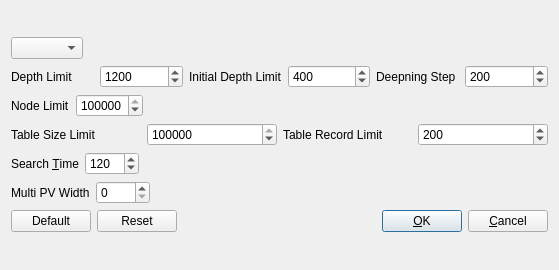
<ui version="4.0" >
 <class>SearchDialog</class>
 <widget class="QDialog" name="SearchDialog" >
  <property name="geometry" >
   <rect>
    <x>0</x>
    <y>0</y>
    <width>559</width>
    <height>270</height>
   </rect>
  </property>
  <property name="windowTitle" >
   <string>Search</string>
  </property>
  <layout class="QVBoxLayout" >
   <item>
    <layout class="QVBoxLayout" >
     <item>
      <layout class="QHBoxLayout" >
       <item>
        <widget class="QComboBox" name="searchPlayerComboBox" >
         <property name="currentIndex" >
          <number>-1</number>
         </property>
        </widget>
       </item>
       <item>
        <spacer name="spacer4" >
         <property name="orientation" >
          <enum>Qt::Horizontal</enum>
         </property>
         <property name="sizeType" >
          <enum>QSizePolicy::Expanding</enum>
         </property>
         <property name="sizeHint" stdset="0" >
          <size>
           <width>442</width>
           <height>20</height>
          </size>
         </property>
        </spacer>
       </item>
      </layout>
     </item>
     <item>
      <layout class="QHBoxLayout" >
       <item>
        <widget class="QLabel" name="textLabel1" >
         <property name="text" >
          <string>Depth Limit</string>
         </property>
         <property name="wordWrap" >
          <bool>false</bool>
         </property>
        </widget>
       </item>
       <item>
        <widget class="QSpinBox" name="depthLimitBox" >
         <property name="minimum" >
          <number>0</number>
         </property>
         <property name="maximum" >
          <number>100000</number>
         </property>
         <property name="singleStep" >
          <number>200</number>
         </property>
         <property name="value" >
          <number>1200</number>
         </property>
        </widget>
       </item>
       <item>
        <widget class="QLabel" name="textLabel2" >
         <property name="text" >
          <string>Initial Depth Limit</string>
         </property>
         <property name="wordWrap" >
          <bool>false</bool>
         </property>
        </widget>
       </item>
       <item>
        <widget class="QSpinBox" name="initialDepthLimitBox" >
         <property name="maximum" >
          <number>100000</number>
         </property>
         <property name="singleStep" >
          <number>200</number>
         </property>
         <property name="value" >
          <number>400</number>
         </property>
        </widget>
       </item>
       <item>
        <widget class="QLabel" name="textLabel3" >
         <property name="text" >
          <string>Deepning Step</string>
         </property>
         <property name="wordWrap" >
          <bool>false</bool>
         </property>
        </widget>
       </item>
       <item>
        <widget class="QSpinBox" name="deepningStepBox" >
         <property name="maximum" >
          <number>10000</number>
         </property>
         <property name="value" >
          <number>200</number>
         </property>
        </widget>
       </item>
      </layout>
     </item>
     <item>
      <layout class="QHBoxLayout" >
       <item>
        <widget class="QLabel" name="textLabel4" >
         <property name="text" >
          <string>Node Limit</string>
         </property>
         <property name="wordWrap" >
          <bool>false</bool>
         </property>
        </widget>
       </item>
       <item>
        <widget class="QSpinBox" name="nodeLimitBox" >
         <property name="maximum" >
          <number>999999999</number>
         </property>
         <property name="singleStep" >
          <number>10000</number>
         </property>
         <property name="value" >
          <number>1600000</number>
         </property>
        </widget>
       </item>
       <item>
        <spacer name="spacer2" >
         <property name="orientation" >
          <enum>Qt::Horizontal</enum>
         </property>
         <property name="sizeType" >
          <enum>QSizePolicy::Expanding</enum>
         </property>
         <property name="sizeHint" stdset="0" >
          <size>
           <width>40</width>
           <height>20</height>
          </size>
         </property>
        </spacer>
       </item>
      </layout>
     </item>
     <item>
      <layout class="QHBoxLayout" >
       <item>
        <widget class="QLabel" name="textLabel5" >
         <property name="text" >
          <string>Table Size Limit</string>
         </property>
         <property name="wordWrap" >
          <bool>false</bool>
         </property>
        </widget>
       </item>
       <item>
        <widget class="QSpinBox" name="tableSizeLimitBox" >
         <property name="maximum" >
          <number>999999999</number>
         </property>
         <property name="singleStep" >
          <number>10000</number>
         </property>
         <property name="value" >
          <number>5000000</number>
         </property>
        </widget>
       </item>
       <item>
        <widget class="QLabel" name="textLabel6" >
         <property name="text" >
          <string>Table Record Limit</string>
         </property>
         <property name="wordWrap" >
          <bool>false</bool>
         </property>
        </widget>
       </item>
       <item>
        <widget class="QSpinBox" name="tableRecordLimitBox" >
         <property name="minimum" >
          <number>-10</number>
         </property>
         <property name="maximum" >
          <number>400</number>
         </property>
         <property name="value" >
          <number>200</number>
         </property>
        </widget>
       </item>
      </layout>
     </item>
     <item>
      <layout class="QHBoxLayout" >
       <item>
        <widget class="QLabel" name="textLabel7" >
         <property name="text" >
          <string>Search &amp;Time</string>
         </property>
         <property name="wordWrap" >
          <bool>false</bool>
         </property>
         <property name="buddy" >
          <cstring>searchTimeBox</cstring>
         </property>
        </widget>
       </item>
       <item>
        <widget class="QSpinBox" name="searchTimeBox" >
         <property name="maximum" >
          <number>1200</number>
         </property>
         <property name="value" >
          <number>120</number>
         </property>
        </widget>
       </item>
       <item>
        <spacer name="spacer3" >
         <property name="orientation" >
          <enum>Qt::Horizontal</enum>
         </property>
         <property name="sizeType" >
          <enum>QSizePolicy::Expanding</enum>
         </property>
         <property name="sizeHint" stdset="0" >
          <size>
           <width>330</width>
           <height>20</height>
          </size>
         </property>
        </spacer>
       </item>
      </layout>
     </item>
     <item>
      <layout class="QHBoxLayout" >
       <item>
        <widget class="QLabel" name="textLabel1_2" >
         <property name="text" >
          <string>Multi PV Width</string>
         </property>
         <property name="wordWrap" >
          <bool>false</bool>
         </property>
         <property name="buddy" >
          <cstring>multiPVWidthBox</cstring>
         </property>
        </widget>
       </item>
       <item>
        <widget class="QSpinBox" name="multiPVWidthBox" >
         <property name="maximum" >
          <number>3000</number>
         </property>
         <property name="singleStep" >
          <number>50</number>
         </property>
        </widget>
       </item>
       <item>
        <spacer name="spacer5" >
         <property name="orientation" >
          <enum>Qt::Horizontal</enum>
         </property>
         <property name="sizeType" >
          <enum>QSizePolicy::Expanding</enum>
         </property>
         <property name="sizeHint" stdset="0" >
          <size>
           <width>40</width>
           <height>20</height>
          </size>
         </property>
        </spacer>
       </item>
      </layout>
     </item>
     <item>
      <layout class="QHBoxLayout" >
       <item>
        <widget class="QPushButton" name="defaultButton" >
         <property name="text" >
          <string>Default</string>
         </property>
        </widget>
       </item>
       <item>
        <widget class="QPushButton" name="resetButton" >
         <property name="text" >
          <string>Reset</string>
         </property>
        </widget>
       </item>
       <item>
        <spacer name="spacer1" >
         <property name="orientation" >
          <enum>Qt::Horizontal</enum>
         </property>
         <property name="sizeType" >
          <enum>QSizePolicy::Expanding</enum>
         </property>
         <property name="sizeHint" stdset="0" >
          <size>
           <width>237</width>
           <height>21</height>
          </size>
         </property>
        </spacer>
       </item>
       <item>
        <widget class="QPushButton" name="okButton" >
         <property name="text" >
          <string>&amp;OK</string>
         </property>
         <property name="shortcut" >
          <string>Alt+O</string>
         </property>
         <property name="default" >
          <bool>true</bool>
         </property>
        </widget>
       </item>
       <item>
        <widget class="QPushButton" name="cancelButton" >
         <property name="text" >
          <string>&amp;Cancel</string>
         </property>
         <property name="shortcut" >
          <string>Alt+C</string>
         </property>
        </widget>
       </item>
      </layout>
     </item>
    </layout>
   </item>
  </layout>
 </widget>
 <layoutdefault spacing="6" margin="11" />
 <pixmapfunction></pixmapfunction>
 <resources/>
 <connections>
  <connection>
   <sender>cancelButton</sender>
   <signal>clicked()</signal>
   <receiver>SearchDialog</receiver>
   <slot>reject()</slot>
   <hints>
    <hint type="sourcelabel" >
     <x>20</x>
     <y>20</y>
    </hint>
    <hint type="destinationlabel" >
     <x>20</x>
     <y>20</y>
    </hint>
   </hints>
  </connection>
  <connection>
   <sender>okButton</sender>
   <signal>clicked()</signal>
   <receiver>SearchDialog</receiver>
   <slot>accept()</slot>
   <hints>
    <hint type="sourcelabel" >
     <x>20</x>
     <y>20</y>
    </hint>
    <hint type="destinationlabel" >
     <x>20</x>
     <y>20</y>
    </hint>
   </hints>
  </connection>
 </connections>
</ui>
